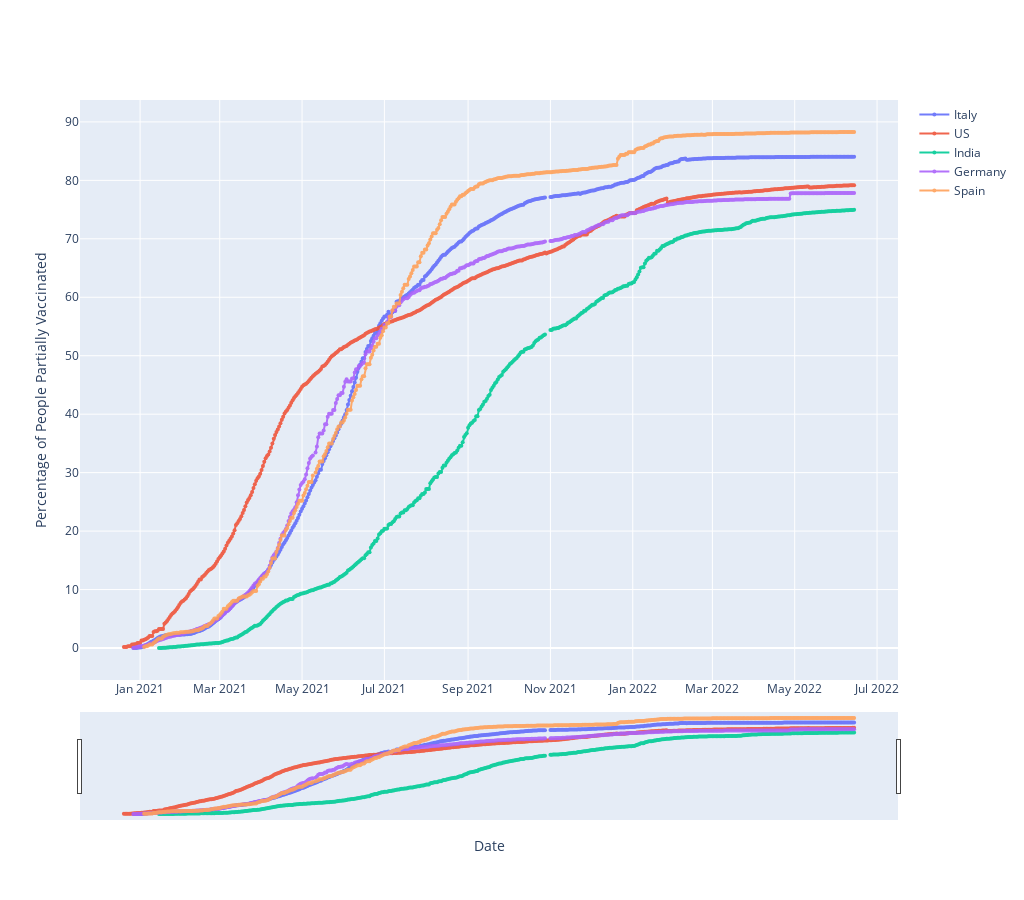

This figure's notebook cell:
### Code cell
fig = go.Figure()
## defines how to plot the individual trace
for each in country_list:
    fig.add_trace(go.Scatter(x=final_plot2.date.iloc[:-2],
                                y=final_plot2[each],
                                mode='markers+lines',
                                opacity=0.9,
                                line_width=2,
                                marker_size=4, 
                                name=each
                                 )
                     )

## defines the overall layout properties
fig.update_layout(
    width=1024,
    height=900,
    xaxis_title="Date",
    yaxis_title="Percentage of People Partially Vaccinated",
    hovermode='x',
    
)
#fig.update_yaxes(type="log",range=[1.1,5.5])


fig.update_layout(xaxis_rangeslider_visible=True)
#fig.show(renderer='chrome')
fig.show()

### Figure 1 — Plotly figure (JSON) as saved in the notebook; plotly's stock layout.template omitted (floating-point values rounded to 4 significant figures; data arrays with more than 128 entries replaced by an {"elided": "..."} marker saying what was removed)
{"data": [{"line": {"width": 2}, "marker": {"size": 4}, "mode": "markers+lines", "name": "Italy", "opacity": 0.9, "type": "scatter", "x": {"elided": "542 str values"}, "y": {"elided": "544 float values"}}, {"line": {"width": 2}, "marker": {"size": 4}, "mode": "markers+lines", "name": "US", "opacity": 0.9, "type": "scatter", "x": {"elided": "542 str values"}, "y": {"elided": "544 float values"}}, {"line": {"width": 2}, "marker": {"size": 4}, "mode": "markers+lines", "name": "India", "opacity": 0.9, "type": "scatter", "x": {"elided": "542 str values"}, "y": {"elided": "544 float values"}}, {"line": {"width": 2}, "marker": {"size": 4}, "mode": "markers+lines", "name": "Germany", "opacity": 0.9, "type": "scatter", "x": {"elided": "542 str values"}, "y": {"elided": "544 float values"}}, {"line": {"width": 2}, "marker": {"size": 4}, "mode": "markers+lines", "name": "Spain", "opacity": 0.9, "type": "scatter", "x": {"elided": "542 str values"}, "y": {"elided": "544 float values"}}], "layout": {"height": 900, "hovermode": "x", "width": 1024, "xaxis": {"rangeslider": {"visible": true}, "title": {"text": "Date"}}, "yaxis": {"title": {"text": "Percentage of People Partially Vaccinated"}}}}
